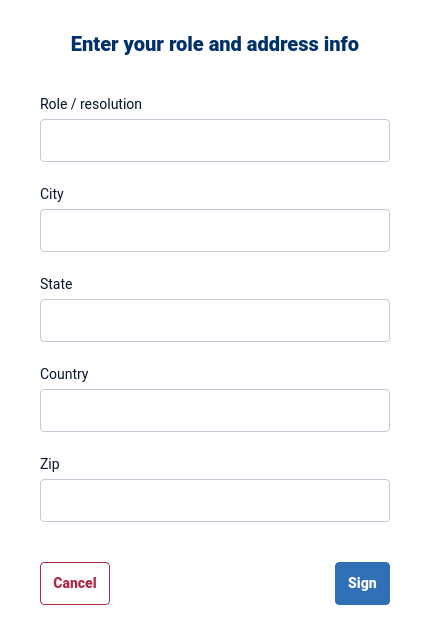
<?xml version="1.0" encoding="UTF-8"?>
<ui version="4.0">
 <class>RoleAddressDialog</class>
 <widget class="QDialog" name="RoleAddressDialog">
  <property name="windowModality">
   <enum>Qt::WindowModal</enum>
  </property>
  <property name="geometry">
   <rect>
    <x>0</x>
    <y>0</y>
    <width>430</width>
    <height>614</height>
   </rect>
  </property>
  <property name="styleSheet">
   <string notr="true">QWidget {
color: #07142A;
font-family: Roboto, Helvetica;
font-size: 14px;
}
#RoleAddressDialog {
background-color: #FFFFFF;
border-radius: 4px;
}
#label {
color: #003168;
font-size: 20px;
font-weight: 700;
}
#errorCode, #errorCountry {
color: #AD2A45;
}
QLineEdit {
padding: 10px 14px;
border: 1px solid #C4CBD8;
border-radius: 4px;
background-color: white;
placeholder-text-color: #607496;
font-size: 16px;
}
QPushButton {
padding: 12px 12px;
border-radius: 4px;
border: 1px solid #AD2A45;
color: #AD2A45;
font-weight: 700;
}
QPushButton:hover {
background-color: #F5EBED;
}
QPushButton:pressed {
background-color: #E1C1C6;
}
QPushButton:default {
color: #ffffff;
border-color: #2F70B6;
background-color: #2F70B6;
}
QPushButton:default:hover {
background-color: #2B66A6;
}
QPushButton:default:pressed {
background-color: #215081;
}
QPushButton:default:disabled {
background-color: #2F70B6;
}</string>
  </property>
  <layout class="QVBoxLayout" name="SmartIDDialogLayout">
   <property name="spacing">
    <number>40</number>
   </property>
   <property name="sizeConstraint">
    <enum>QLayout::SetFixedSize</enum>
   </property>
   <property name="leftMargin">
    <number>40</number>
   </property>
   <property name="topMargin">
    <number>32</number>
   </property>
   <property name="rightMargin">
    <number>40</number>
   </property>
   <property name="bottomMargin">
    <number>32</number>
   </property>
   <item>
    <widget class="QLabel" name="label">
     <property name="minimumSize">
      <size>
       <width>350</width>
       <height>0</height>
      </size>
     </property>
     <property name="focusPolicy">
      <enum>Qt::TabFocus</enum>
     </property>
     <property name="text">
      <string>Enter your role and address info</string>
     </property>
     <property name="alignment">
      <set>Qt::AlignCenter</set>
     </property>
    </widget>
   </item>
   <item>
    <layout class="QVBoxLayout" name="contentLayout">
     <property name="spacing">
      <number>24</number>
     </property>
     <item>
      <layout class="QVBoxLayout" name="RoleLayout">
       <property name="spacing">
        <number>6</number>
       </property>
       <item>
        <widget class="QLabel" name="RoleLabel">
         <property name="text">
          <string>Role / resolution</string>
         </property>
         <property name="buddy">
          <cstring>Role</cstring>
         </property>
        </widget>
       </item>
       <item>
        <widget class="QLineEdit" name="Role"/>
       </item>
      </layout>
     </item>
     <item>
      <layout class="QVBoxLayout" name="CityLayout">
       <property name="spacing">
        <number>6</number>
       </property>
       <item>
        <widget class="QLabel" name="CityLabel">
         <property name="text">
          <string>City</string>
         </property>
         <property name="buddy">
          <cstring>City</cstring>
         </property>
        </widget>
       </item>
       <item>
        <widget class="QLineEdit" name="City"/>
       </item>
      </layout>
     </item>
     <item>
      <layout class="QVBoxLayout" name="StateLayout">
       <property name="spacing">
        <number>6</number>
       </property>
       <item>
        <widget class="QLabel" name="StateLabel">
         <property name="text">
          <string>State</string>
         </property>
         <property name="buddy">
          <cstring>State</cstring>
         </property>
        </widget>
       </item>
       <item>
        <widget class="QLineEdit" name="State"/>
       </item>
      </layout>
     </item>
     <item>
      <layout class="QVBoxLayout" name="CountryLayout">
       <property name="spacing">
        <number>6</number>
       </property>
       <item>
        <widget class="QLabel" name="CountryLabel">
         <property name="text">
          <string>Country</string>
         </property>
         <property name="buddy">
          <cstring>Country</cstring>
         </property>
        </widget>
       </item>
       <item>
        <widget class="QLineEdit" name="Country"/>
       </item>
      </layout>
     </item>
     <item>
      <layout class="QVBoxLayout" name="ZipLayout">
       <property name="spacing">
        <number>6</number>
       </property>
       <item>
        <widget class="QLabel" name="ZipLabel">
         <property name="text">
          <string>Zip</string>
         </property>
         <property name="buddy">
          <cstring>Zip</cstring>
         </property>
        </widget>
       </item>
       <item>
        <widget class="QLineEdit" name="Zip"/>
       </item>
      </layout>
     </item>
    </layout>
   </item>
   <item>
    <layout class="QHBoxLayout" name="buttonLayout">
     <property name="spacing">
      <number>0</number>
     </property>
     <item>
      <widget class="QPushButton" name="cancel">
       <property name="cursor">
        <cursorShape>PointingHandCursor</cursorShape>
       </property>
       <property name="text">
        <string>Cancel</string>
       </property>
      </widget>
     </item>
     <item>
      <spacer name="buttonSpacer">
       <property name="orientation">
        <enum>Qt::Horizontal</enum>
       </property>
       <property name="sizeHint" stdset="0">
        <size>
         <width>40</width>
         <height>20</height>
        </size>
       </property>
      </spacer>
     </item>
     <item>
      <widget class="QPushButton" name="sign">
       <property name="cursor">
        <cursorShape>PointingHandCursor</cursorShape>
       </property>
       <property name="text">
        <string>Sign</string>
       </property>
       <property name="default">
        <bool>true</bool>
       </property>
      </widget>
     </item>
    </layout>
   </item>
  </layout>
 </widget>
 <resources/>
 <connections/>
</ui>
